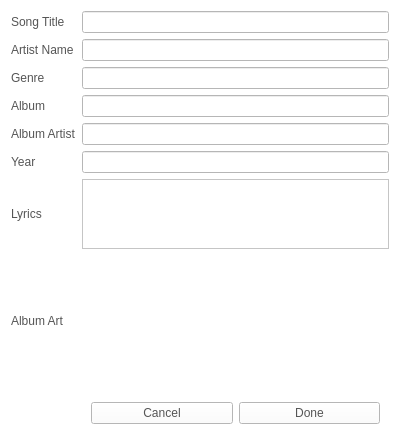
<?xml version="1.0" encoding="UTF-8"?>
<ui version="4.0">
 <class>MPSongInfoEditor</class>
 <widget class="QWidget" name="MPSongInfoEditor">
  <property name="windowModality">
   <enum>Qt::WindowModal</enum>
  </property>
  <property name="geometry">
   <rect>
    <x>0</x>
    <y>0</y>
    <width>400</width>
    <height>444</height>
   </rect>
  </property>
  <property name="minimumSize">
   <size>
    <width>400</width>
    <height>444</height>
   </size>
  </property>
  <property name="windowTitle">
   <string>Song Info</string>
  </property>
  <property name="windowIcon">
   <iconset resource="resources.qrc">
    <normaloff>:/icons/icon.png</normaloff>:/icons/icon.png</iconset>
  </property>
  <property name="styleSheet">
   <string notr="true">background: #FFF; color: #555;</string>
  </property>
  <layout class="QGridLayout" name="gridLayout">
   <item row="0" column="0">
    <widget class="QLabel" name="label">
     <property name="text">
      <string>Song Title</string>
     </property>
    </widget>
   </item>
   <item row="0" column="1">
    <widget class="QLineEdit" name="songTitle"/>
   </item>
   <item row="1" column="0">
    <widget class="QLabel" name="label_2">
     <property name="text">
      <string>Artist Name</string>
     </property>
    </widget>
   </item>
   <item row="1" column="1">
    <widget class="QLineEdit" name="artistName"/>
   </item>
   <item row="2" column="0">
    <widget class="QLabel" name="label_3">
     <property name="text">
      <string>Genre</string>
     </property>
    </widget>
   </item>
   <item row="3" column="1">
    <widget class="QLineEdit" name="album"/>
   </item>
   <item row="2" column="1">
    <widget class="QLineEdit" name="genre"/>
   </item>
   <item row="3" column="0">
    <widget class="QLabel" name="label_4">
     <property name="text">
      <string>Album</string>
     </property>
    </widget>
   </item>
   <item row="4" column="1">
    <widget class="QLineEdit" name="albumArtist"/>
   </item>
   <item row="4" column="0">
    <widget class="QLabel" name="label_7">
     <property name="text">
      <string>Album Artist</string>
     </property>
    </widget>
   </item>
   <item row="5" column="1">
    <widget class="QLineEdit" name="year"/>
   </item>
   <item row="5" column="0">
    <widget class="QLabel" name="label_5">
     <property name="text">
      <string>Year</string>
     </property>
    </widget>
   </item>
   <item row="6" column="1">
    <widget class="QTextEdit" name="lyrics">
     <property name="tabChangesFocus">
      <bool>true</bool>
     </property>
    </widget>
   </item>
   <item row="6" column="0">
    <widget class="QLabel" name="label_6">
     <property name="text">
      <string>Lyrics</string>
     </property>
    </widget>
   </item>
   <item row="8" column="0">
    <widget class="QLabel" name="label_8">
     <property name="text">
      <string>Album Art</string>
     </property>
    </widget>
   </item>
   <item row="9" column="1">
    <widget class="QFrame" name="frame">
     <property name="frameShape">
      <enum>QFrame::NoFrame</enum>
     </property>
     <property name="frameShadow">
      <enum>QFrame::Raised</enum>
     </property>
     <layout class="QHBoxLayout" name="horizontalLayout">
      <item>
       <widget class="MPButton" name="cancelBtn">
        <property name="styleSheet">
         <string notr="true"/>
        </property>
        <property name="text">
         <string>Cancel</string>
        </property>
        <property name="shortcut">
         <string>Esc</string>
        </property>
        <property name="flat">
         <bool>false</bool>
        </property>
       </widget>
      </item>
      <item>
       <widget class="MPDefaultButton" name="doneBtn">
        <property name="styleSheet">
         <string notr="true"/>
        </property>
        <property name="text">
         <string>Done</string>
        </property>
        <property name="shortcut">
         <string>Return</string>
        </property>
       </widget>
      </item>
     </layout>
    </widget>
   </item>
   <item row="8" column="1">
    <widget class="QFrame" name="frame_2">
     <property name="frameShape">
      <enum>QFrame::NoFrame</enum>
     </property>
     <property name="frameShadow">
      <enum>QFrame::Raised</enum>
     </property>
     <layout class="QHBoxLayout" name="horizontalLayout_2">
      <item>
       <spacer name="horizontalSpacer">
        <property name="orientation">
         <enum>Qt::Horizontal</enum>
        </property>
        <property name="sizeHint" stdset="0">
         <size>
          <width>40</width>
          <height>20</height>
         </size>
        </property>
       </spacer>
      </item>
      <item>
       <widget class="MPImageWell" name="albumArt" native="true">
        <property name="sizePolicy">
         <sizepolicy hsizetype="Preferred" vsizetype="Preferred">
          <horstretch>0</horstretch>
          <verstretch>0</verstretch>
         </sizepolicy>
        </property>
        <property name="minimumSize">
         <size>
          <width>120</width>
          <height>120</height>
         </size>
        </property>
        <property name="maximumSize">
         <size>
          <width>120</width>
          <height>120</height>
         </size>
        </property>
        <property name="baseSize">
         <size>
          <width>64</width>
          <height>64</height>
         </size>
        </property>
        <property name="toolTip">
         <string>&lt;html&gt;&lt;head/&gt;&lt;body&gt;&lt;p&gt;Drag an image here to replace the current cover art.&lt;/p&gt;&lt;/body&gt;&lt;/html&gt;</string>
        </property>
       </widget>
      </item>
      <item>
       <spacer name="horizontalSpacer_2">
        <property name="orientation">
         <enum>Qt::Horizontal</enum>
        </property>
        <property name="sizeHint" stdset="0">
         <size>
          <width>40</width>
          <height>20</height>
         </size>
        </property>
       </spacer>
      </item>
     </layout>
    </widget>
   </item>
  </layout>
 </widget>
 <customwidgets>
  <customwidget>
   <class>MPButton</class>
   <extends>QPushButton</extends>
   <header>mpbutton.h</header>
  </customwidget>
  <customwidget>
   <class>MPImageWell</class>
   <extends>QWidget</extends>
   <header>mpimagewell.h</header>
   <container>1</container>
  </customwidget>
  <customwidget>
   <class>MPDefaultButton</class>
   <extends>QPushButton</extends>
   <header>mpbutton.h</header>
  </customwidget>
 </customwidgets>
 <resources>
  <include location="resources.qrc"/>
 </resources>
 <connections>
  <connection>
   <sender>cancelBtn</sender>
   <signal>clicked(bool)</signal>
   <receiver>MPSongInfoEditor</receiver>
   <slot>close()</slot>
   <hints>
    <hint type="sourcelabel">
     <x>167</x>
     <y>370</y>
    </hint>
    <hint type="destinationlabel">
     <x>199</x>
     <y>149</y>
    </hint>
   </hints>
  </connection>
 </connections>
</ui>
